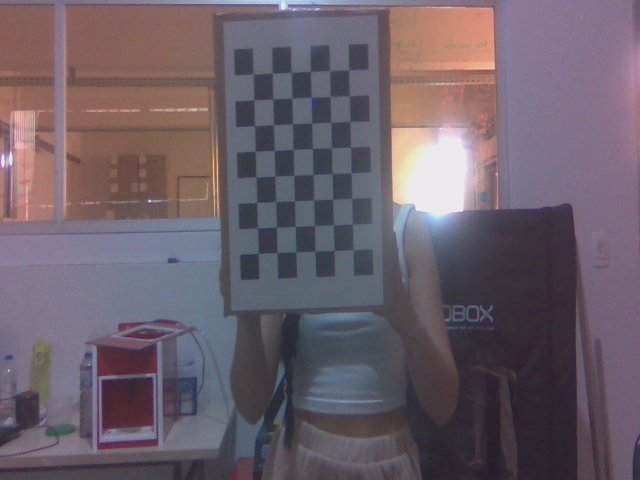
#> input picture nvcamtest_8745_s00_00000.jpg, 640 x 480 px; its folder holds only this picture in this run
$ python cameracalibrationcode.py
#> lines starting #> are read from the running program, lines starting #| are printed output that depends on the picture; long printed decimals are rounded
import cv2 as cv
import glob
import numpy as np

#Chessboard images
images_folder = '*.jpg'
images_names = sorted(glob.glob(images_folder))
images = []
for imname in images_names:
    im = cv.imread(imname, 1)
#> im is the input picture: shape (480, 640, 3); mean B, G, R 105.9, 95.3, 107.9
    images.append(im)

#termination criteria
criteria = (cv.TERM_CRITERIA_EPS + cv.TERM_CRITERIA_MAX_ITER, 30, 0.001)

#find chessboard corners - obj points and image points
rows = 6
columns = 8
world_scaling = 1.

#coordinates of squares in the checkerboard world space
objp = np.zeros((rows*columns,3), np.float32)
objp[:,:2] = np.mgrid[0:rows,0:columns].T.reshape(-1,2)
objp = world_scaling* objp


#frame dimensions. Frames should be the same size.
width = images[0].shape[1]
#> width = 640
height = images[0].shape[0]
#> height = 480

#Pixel coordinates of checkerboards
imgpoints = [] # 2d points in image plane.

#coordinates of the checkerboard in checkerboard world space.
objpoints = [] # 3d point in real world space


for frame in images:
    gray = cv.cvtColor(frame, cv.COLOR_BGR2GRAY)

    #find the checkerboard
    ret, corners = cv.findChessboardCorners(gray, (rows, columns), None)

    if ret == True:

        #Convolution size used to improve corner detection. Don't make this too large.
        conv_size = (11, 11)

        #opencv can attempt to improve the checkerboard coordinates
        corners = cv.cornerSubPix(gray, corners, conv_size, (-1, -1), criteria)
        cv.drawChessboardCorners(frame, (rows,columns), corners, ret)
        cv.imshow('img', frame)
        k = cv.waitKey(500)

        objpoints.append(objp)
        imgpoints.append(corners)
#> this loop made 1 pass; (key Esc is pressed on pass 1)
#> (ret, conv_size) on pass 1: (True, (11, 11))
#> pass 1, `gray = cv.cvtColor(frame, cv.COLOR_BGR2GRAY)`:
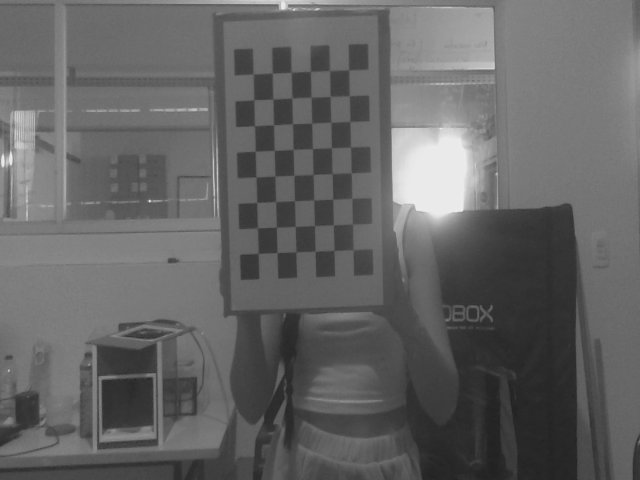
#> gray: shape (480, 640); min 32, max 244, mean 100.3
#> pass 1, `cv.imshow('img', frame)`:
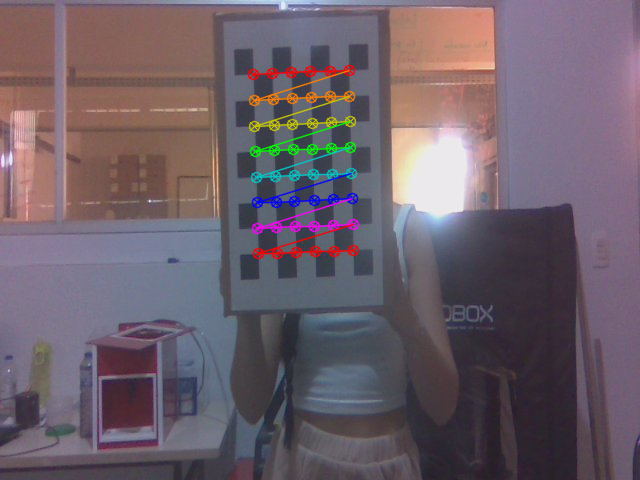
#> window 'img': shape (480, 640, 3); mean B, G, R 105.8, 95.6, 108.9
#> after the loop, imgpoints = 1 item; objpoints = 1 item

ret, mtx, dist, rvecs, tvecs = cv.calibrateCamera(objpoints, imgpoints, (width, height), None, None)
#> ret = 0.142; mtx = [[2296.1, 0, 323.9], [0, 3150.7, 275.8], [0, 0, 1]]; dist = [[-5.78, 344.9, -0.0762, 0.00397, 8304.9]]; rvecs = ([0.241, 0.0235, -0.032],); tvecs = ([-3.71, -7.65, 119],)
print("Frame availability:", ret, "\n")
#| Frame availability: 0.1416
print("Matrix:", mtx, "\n")
#| Matrix: [[2.29611229e+03 0.00000000e+00 3.23941383e+02]
#|  [0.00000000e+00 3.15072943e+03 2.75849705e+02]
#|  [0.00000000e+00 0.00000000e+00 1.00000000e+00]]
print("Camera distortion:",dist, "\n")
#| Camera distortion: [[-5.77578175e+00  3.44917356e+02 -7.61513025e-02  3.97425297e-03
#|    8.30492101e+03]]
print("Output vector of rotation vectors: \n", rvecs, "\n")
#| Output vector of rotation vectors:
#|  (array([[ 0.241],
#|        [ 0.02346],
#|        [-0.03204]]),)
print("Output vector of translaton vectors: \n",tvecs)
#| Output vector of translaton vectors:
#|  (array([[ -3.709],
#|        [ -7.651],
#|        [118.996]]),)

$ run again, on nvcamtest_8745_s00_00004.jpg
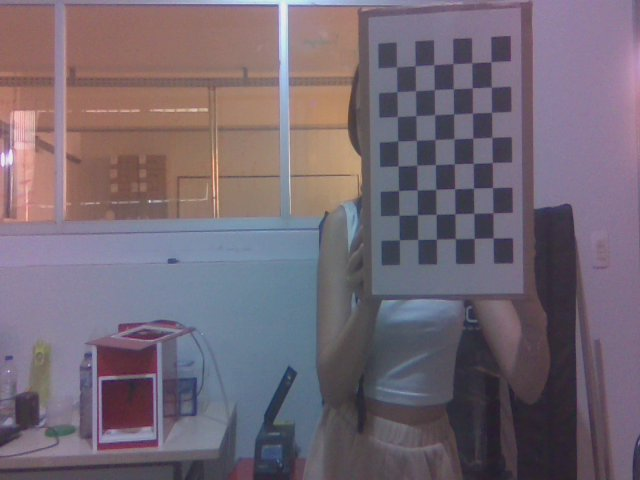
#> input picture nvcamtest_8745_s00_00004.jpg, 640 x 480 px
#> im is the input picture: shape (480, 640, 3); mean B, G, R 115.6, 104, 115.8
#> the loop `for frame in images:` made 1 pass; (key Esc is pressed on pass 1)
#> (ret, conv_size) on pass 1: (True, (11, 11))
#> pass 1, `gray = cv.cvtColor(frame, cv.COLOR_BGR2GRAY)`:
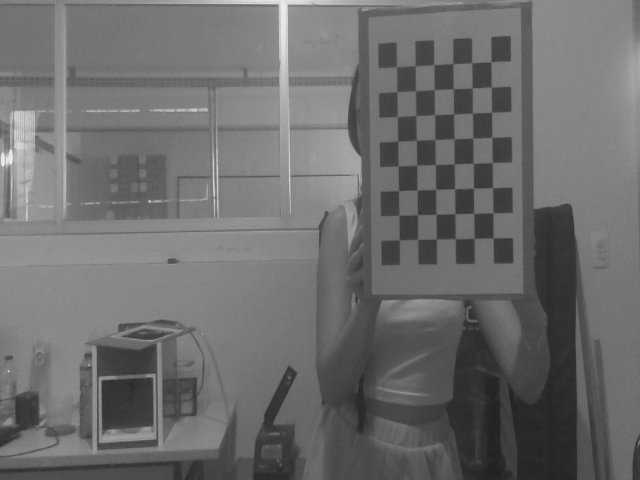
#> gray: shape (480, 640); min 33, max 239, mean 108.8
#> pass 1, `cv.imshow('img', frame)`:
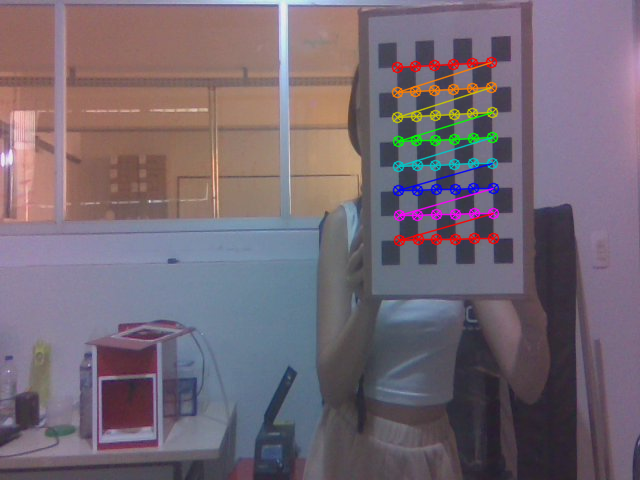
#> window 'img': shape (480, 640, 3); mean B, G, R 115.4, 104.2, 116.7
#> after the loop `for frame in images:`: imgpoints = 1 item
#> `ret, mtx, dist, rvecs, tvecs = cv.calibrateCamera(objpoints, imgpoints..`: ret = 0.107; mtx = [[861.5, 0, 324.7], [0, 1148.5, 309.5], [0, 0, 1]]; dist = [[-0.0822, 1.44, 0.0148, -0.0066, -7.67]]; rvecs = ([0.0635, 0.172, -0.0163],); tvecs = ([3.87, -9.81, 45.83],)
#| Frame availability: 0.1068
#| Matrix: [[8.61463857e+02 0.00000000e+00 3.24730540e+02]
#|  [0.00000000e+00 1.14846488e+03 3.09523003e+02]
#|  [0.00000000e+00 0.00000000e+00 1.00000000e+00]]
#| Camera distortion: [[-8.22495107e-02  1.44300672e+00  1.48168269e-02 -6.59654884e-03
#|   -7.67484041e+00]]
#| Output vector of rotation vectors:
#|  (array([[ 0.06346],
#|        [ 0.1717],
#|        [-0.01633]]),)
#| Output vector of translaton vectors:
#|  (array([[ 3.868],
#|        [-9.808],
#|        [45.830]]),)

$ run again, on nvcamtest_8745_s00_00005.jpg
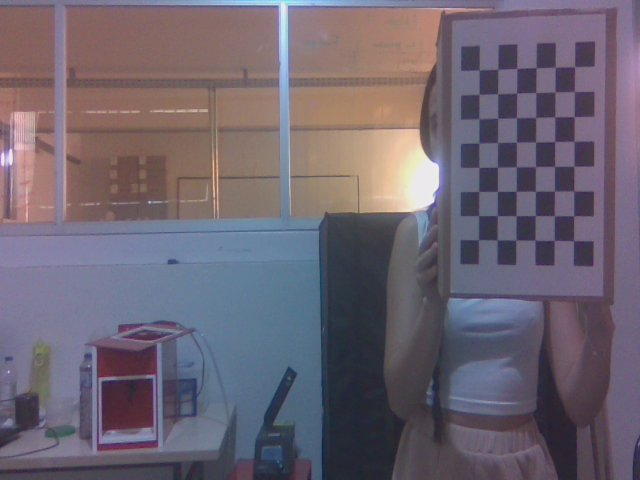
#> input picture nvcamtest_8745_s00_00005.jpg, 640 x 480 px
#> im is the input picture: shape (480, 640, 3); mean B, G, R 113.1, 100.4, 109.6
#> the loop `for frame in images:` made 1 pass; (key Esc is pressed on pass 1)
#> (ret, conv_size) on pass 1: (True, (11, 11))
#> pass 1, `gray = cv.cvtColor(frame, cv.COLOR_BGR2GRAY)`:
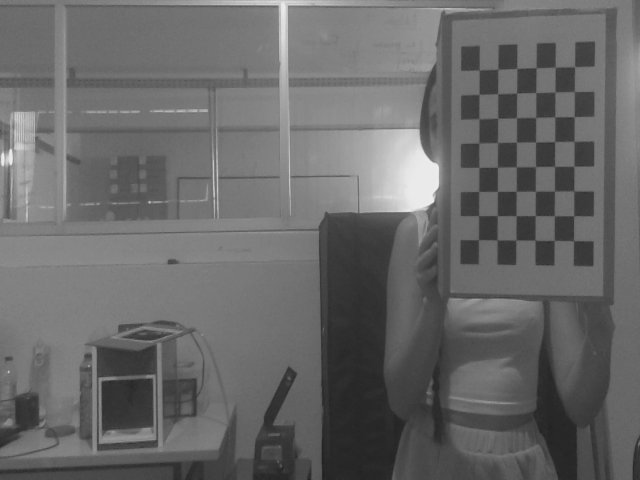
#> gray: shape (480, 640); min 33, max 249, mean 104.6
#> pass 1, `cv.imshow('img', frame)`:
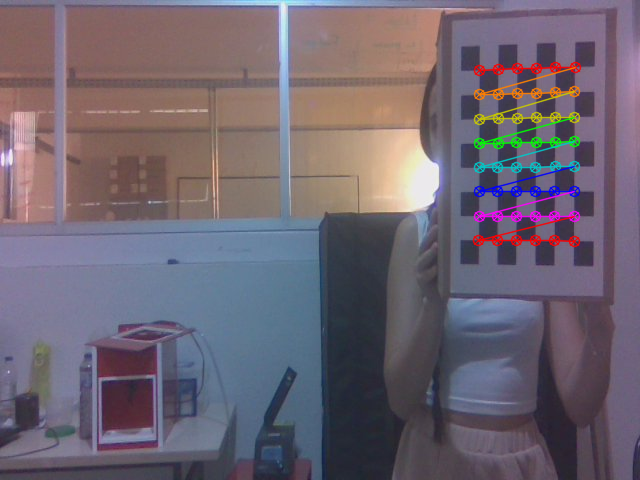
#> window 'img': shape (480, 640, 3); mean B, G, R 112.9, 100.7, 110.5
#> after the loop `for frame in images:`: imgpoints = 1 item
#> `ret, mtx, dist, rvecs, tvecs = cv.calibrateCamera(objpoints, imgpoints..`: ret = 0.107; mtx = [[763.6, 0, 281.8], [0, 1032.4, 251.7], [0, 0, 1]]; dist = [[0.0758, -0.0935, 0.009, 0.00135, -0.684]]; rvecs = ([0.0607, 0.191, -0.00288],); tvecs = ([10.96, -7.51, 42.56],)
#| Frame availability: 0.1071
#| Matrix: [[7.63606570e+02 0.00000000e+00 2.81806057e+02]
#|  [0.00000000e+00 1.03237961e+03 2.51738452e+02]
#|  [0.00000000e+00 0.00000000e+00 1.00000000e+00]]
#| Camera distortion: [[ 0.07583 -0.09349  0.009003  0.001351 -0.6843]]
#| Output vector of rotation vectors:
#|  (array([[ 0.0607],
#|        [ 0.1915],
#|        [-0.002877]]),)
#| Output vector of translaton vectors:
#|  (array([[10.956],
#|        [-7.509],
#|        [42.561]]),)

$ run again, on nvcamtest_8745_s00_00006.jpg
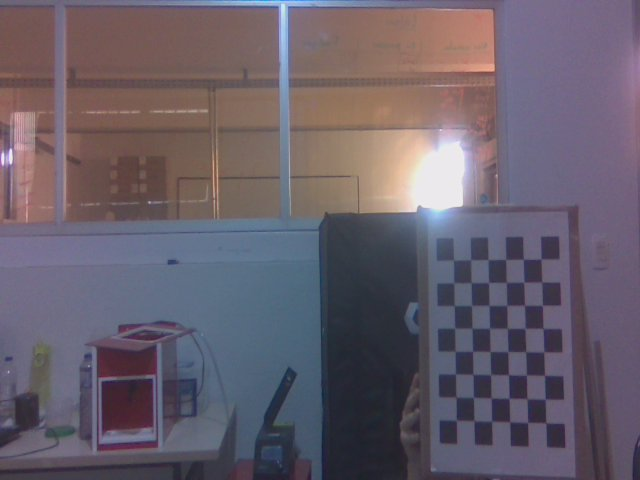
#> input picture nvcamtest_8745_s00_00006.jpg, 640 x 480 px
#> im is the input picture: shape (480, 640, 3); mean B, G, R 106.8, 94.8, 104.1
#> the loop `for frame in images:` made 1 pass; (key Esc is pressed on pass 1)
#> (ret, conv_size) on pass 1: (True, (11, 11))
#> pass 1, `gray = cv.cvtColor(frame, cv.COLOR_BGR2GRAY)`:
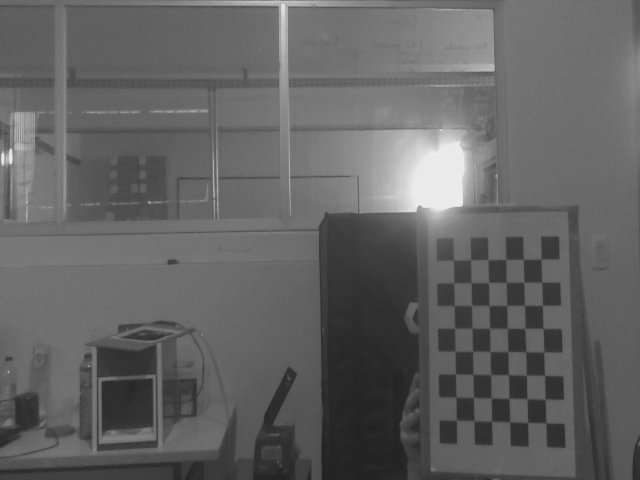
#> gray: shape (480, 640); min 30, max 242, mean 98.9
#> pass 1, `cv.imshow('img', frame)`:
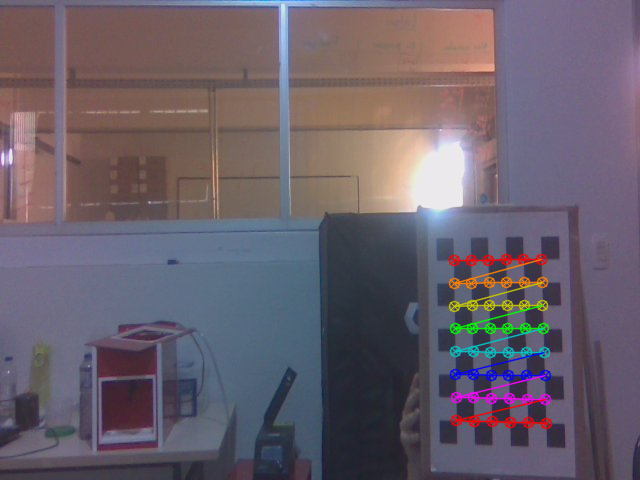
#> window 'img': shape (480, 640, 3); mean B, G, R 106.7, 95.1, 105.1
#> after the loop `for frame in images:`: imgpoints = 1 item
#> `ret, mtx, dist, rvecs, tvecs = cv.calibrateCamera(objpoints, imgpoints..`: ret = 0.122; mtx = [[380.5, 0, 389.7], [0, 498.9, 184.1], [0, 0, 1]]; dist = [[-0.108, 0.24, 0.0045, 0.00151, -0.218]]; rvecs = ([-0.0591, 0.102, -0.0204],); tvecs = ([3.71, 3.38, 22.14],)
#| Frame availability: 0.1216
#| Matrix: [[380.500   0.         389.740]
#|  [  0.         498.870 184.105]
#|  [  0.           0.           1.        ]]
#| Camera distortion: [[-0.1081  0.2395  0.004503  0.001505 -0.218]]
#| Output vector of rotation vectors:
#|  (array([[-0.05909],
#|        [ 0.1019],
#|        [-0.02044]]),)
#| Output vector of translaton vectors:
#|  (array([[ 3.713],
#|        [ 3.381],
#|        [22.139]]),)
